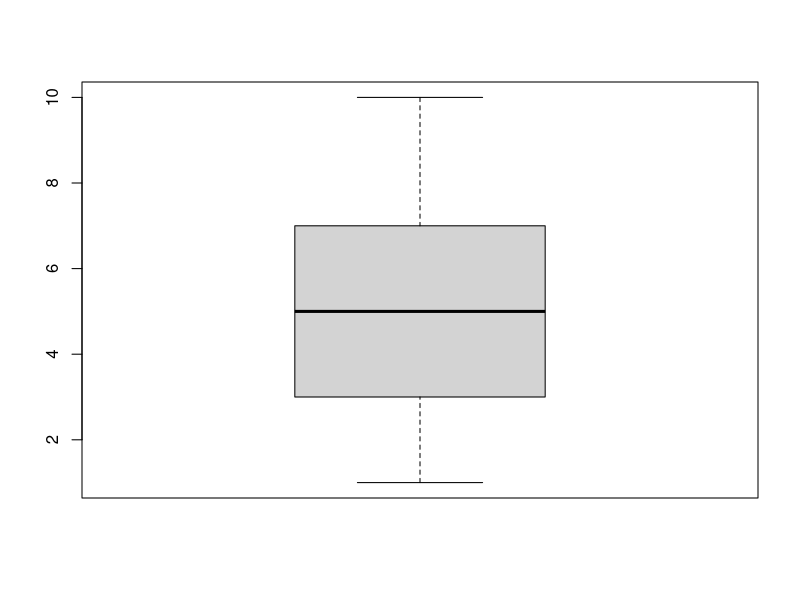
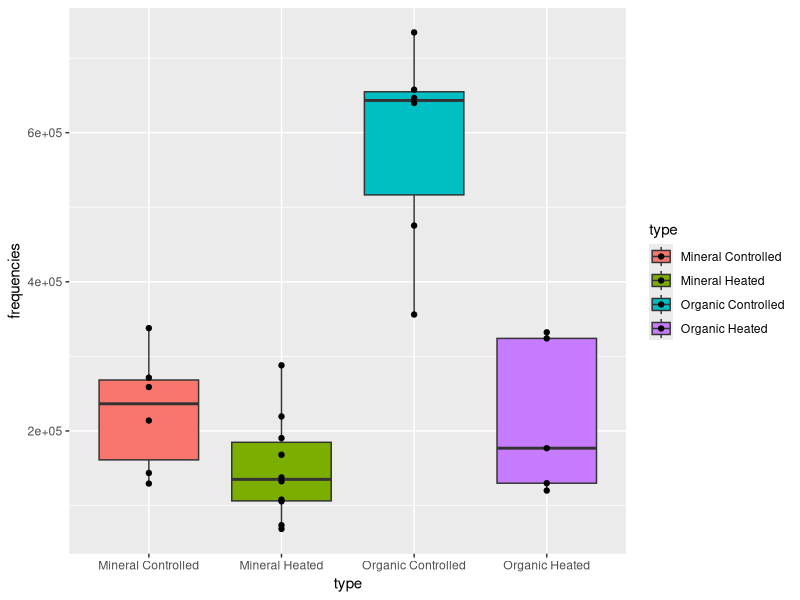
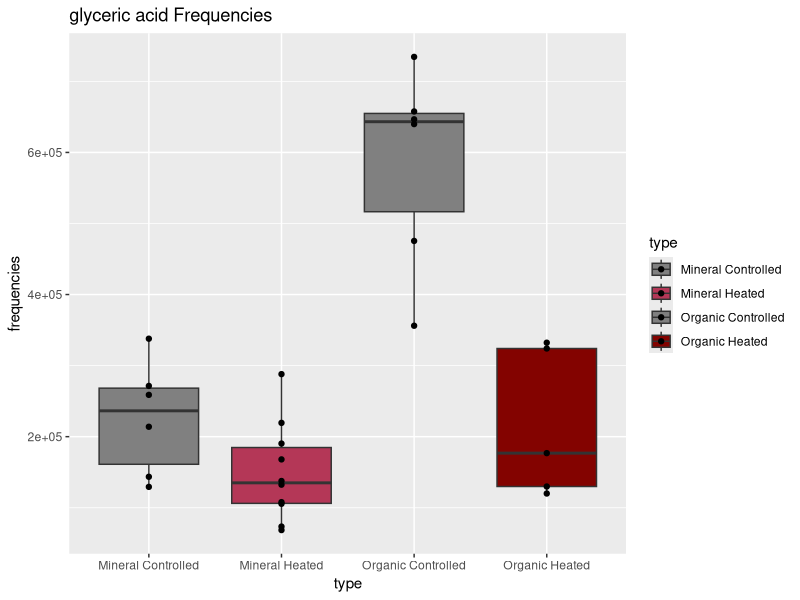
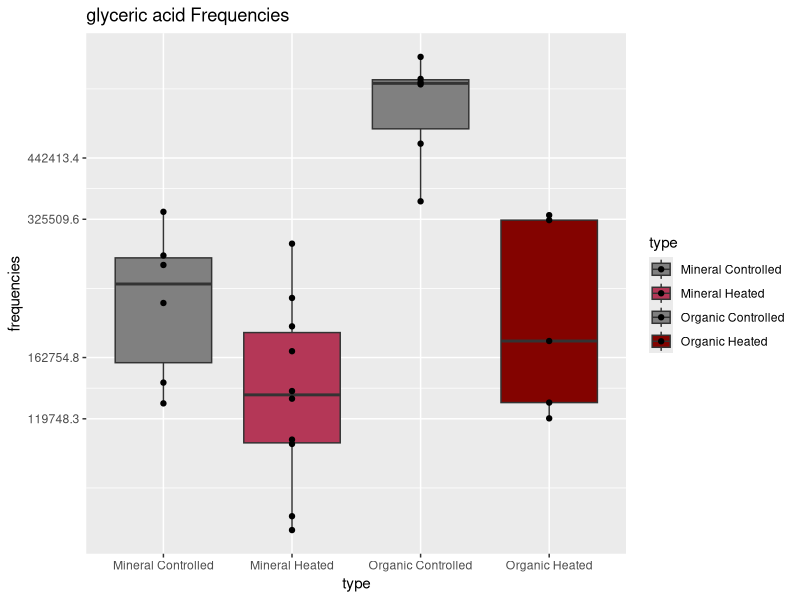
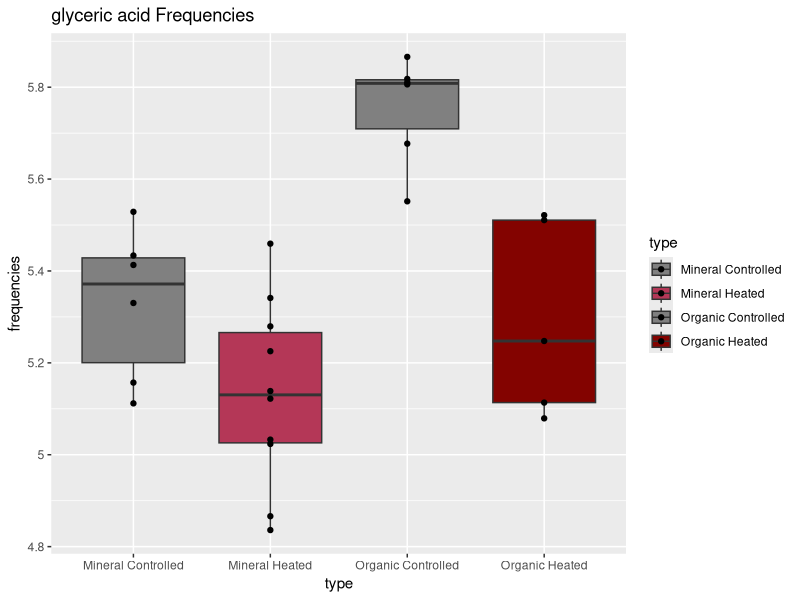
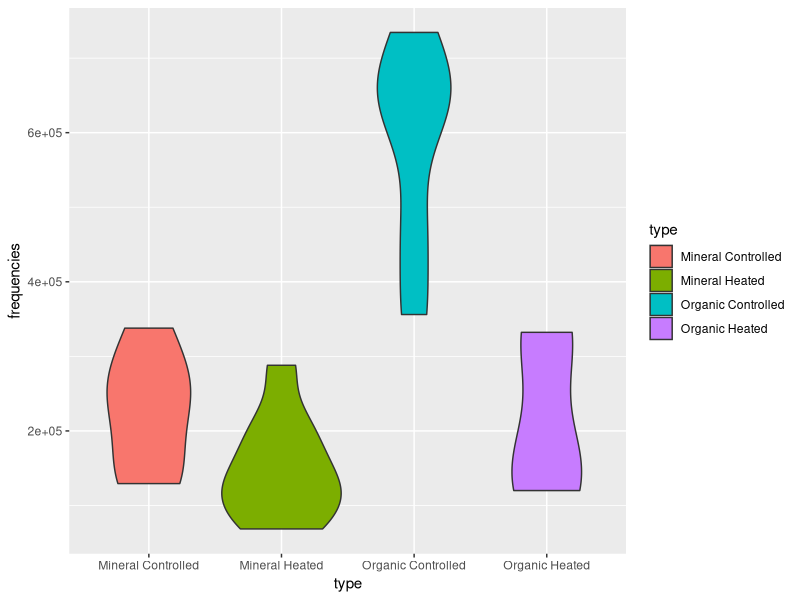
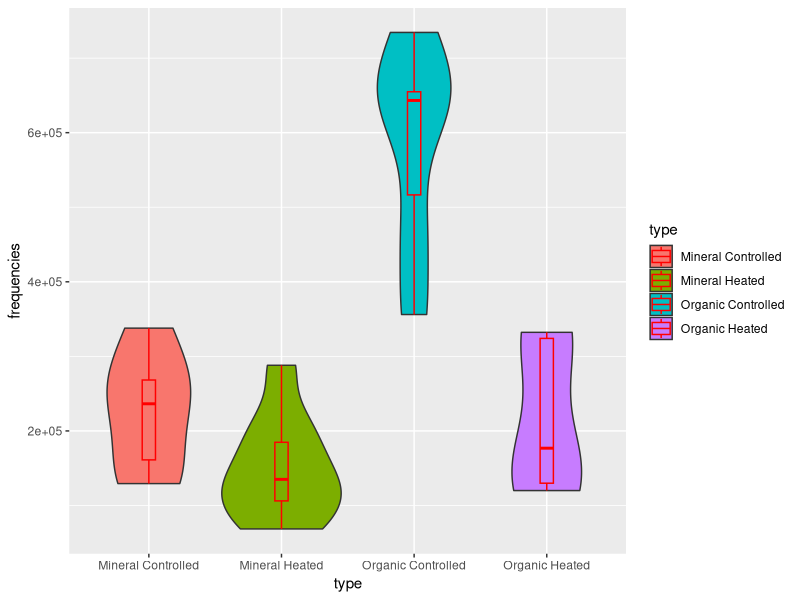
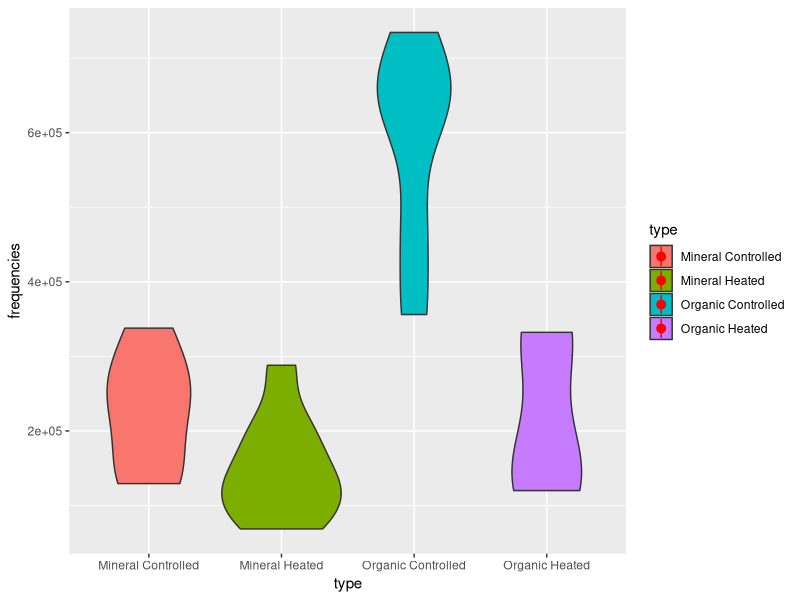

Recreate these plots in R, in order.
## ---- chunk 1
knitr::opts_chunk$set(echo = TRUE)
## ---- chunk 2
dataset <- c(1,1,3,4,5,5,6,7,8,10)
## ---- chunk 3
  quantile(dataset)
  boxplot(dataset)
## ---- chunk 4
data <- read.csv("EMSL_PNNL.csv", header=TRUE)
## ---- chunk 5
data_ga <- data[36,]
## ---- chunk 6
library(tidyverse)
data_ga_wrangled <- data_ga %>% gather("M_C_4_AB",	"M_C_7_AB",	"M_C_12_AB",	"M_C_14_AB",	"M_C_19_AB",	"M_C_30_AB",	"M_H_2_AB",	"M_H_2B",	"M_H_4_AB",	"M_H_11_AB",	"M_H_17_AB",	"M_H_26_AB",	"M_H_28_AB",	"M_H_30_AB",	"M_H_32_AB",	"M_H_34_AB",	"O_C_4_AB",	"O_C_12_AB",	"O_C_14_AB",	"O_C_19_AB",	"O_C_27_AB",	"O_C_34_AB",	"O_H_2_AB",	"O_H_4_AB",	"O_H_11_AB",	"O_H_17_AB",	"O_H_32_AB", key="type", value="frequencies")
## ---- chunk 7
data_ga_wrangled$type <- c("Mineral Controlled", "Mineral Controlled", "Mineral Controlled", "Mineral Controlled", "Mineral Controlled", "Mineral Controlled", "Mineral Heated", "Mineral Heated", "Mineral Heated", "Mineral Heated", "Mineral Heated", "Mineral Heated", "Mineral Heated", "Mineral Heated", "Mineral Heated", "Mineral Heated", "Organic Controlled", "Organic Controlled", "Organic Controlled", "Organic Controlled", "Organic Controlled", "Organic Controlled", "Organic Heated", "Organic Heated", "Organic Heated", "Organic Heated", "Organic Heated")
head(data_ga_wrangled)
## ---- chunk 8
ga <- ggplot(data_ga_wrangled, aes(type, frequencies, fill=type))
ga +
  geom_boxplot() + 
  geom_point()
## ---- chunk 9
boxga <- ga + geom_boxplot() + geom_point() +
  scale_fill_manual(values=c("#808080", "#B43757", "#808080", "#830300")) +
  labs(title="glyceric acid Frequencies")
boxga
## ---- chunk 10
boxga + scale_y_continuous(trans = 'log')
## ---- chunk 11
library(scales)
boxga + scale_y_log10(breaks = trans_breaks("log10", function(x) 10^x),
              labels = trans_format("log10", math_format(.x)))
## ---- chunk 12
violin_ga <- ga + geom_violin()
violin_ga
## ---- chunk 13
median_v_ga <- violin_ga + geom_boxplot(width=0.1, col="red")
median_v_ga
## ---- chunk 14
mean_v_ga <- violin_ga + stat_summary(fun.data=mean_sdl, geom="pointrange", color="red")
mean_v_ga
